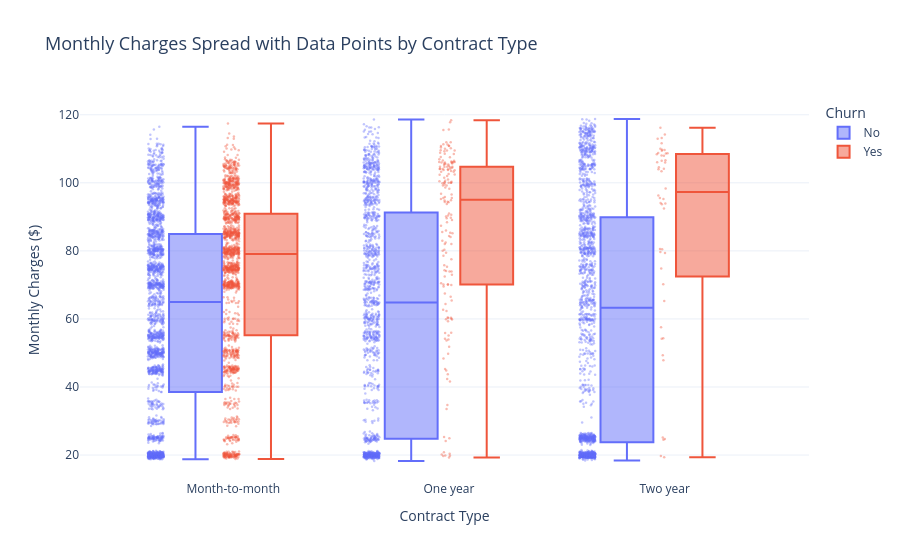

Notebook code cell kept with this figure:
### Code cell
# CELL 8 — Box Plot: Monthly Charges spread by Contract
# (Equivalent to "ROI Spread with Data Points" in video)
# ─────────────────────────────────────────────
fig_box = px.box(
    df,
    x='Contract',
    y='MonthlyCharges',
    color='Churn',
    points='all',               # show all data points like video
    title='Monthly Charges Spread with Data Points by Contract Type',
    color_discrete_map={'Yes': '#EF553B', 'No': '#636EFA'},
    template='plotly_white',
    hover_data=['tenure', 'InternetService']
)
fig_box.update_layout(
    title_font_size=18,
    xaxis_title='Contract Type',
    yaxis_title='Monthly Charges ($)',
)
fig_box.update_traces(marker=dict(size=2.5, opacity=0.4))
fig_box.show()
# fig_box.write_html('boxplot_monthly_charges.html')

### Figure 1 — Plotly figure (JSON) as saved in the notebook; plotly's stock layout.template omitted (floating-point values rounded to 4 significant figures; data arrays with more than 128 entries replaced by an {"elided": "..."} marker saying what was removed)
{"data": [{"alignmentgroup": "True", "boxpoints": "all", "customdata": {"elided": "5174x2 mixed values"}, "hovertemplate": "Churn=No<br>Contract=%{x}<br>MonthlyCharges=%{y}<br>tenure=%{customdata[0]}<br>InternetService=%{customdata[1]}<extra></extra>", "legendgroup": "No", "marker": {"color": "#636EFA", "opacity": 0.4, "size": 2.5}, "name": "No", "notched": false, "offsetgroup": "No", "orientation": "v", "showlegend": true, "type": "box", "x": {"elided": "5174 str values"}, "x0": " ", "xaxis": "x", "y": {"elided": "5174 float values"}, "y0": " ", "yaxis": "y"}, {"alignmentgroup": "True", "boxpoints": "all", "customdata": {"elided": "1869x2 mixed values"}, "hovertemplate": "Churn=Yes<br>Contract=%{x}<br>MonthlyCharges=%{y}<br>tenure=%{customdata[0]}<br>InternetService=%{customdata[1]}<extra></extra>", "legendgroup": "Yes", "marker": {"color": "#EF553B", "opacity": 0.4, "size": 2.5}, "name": "Yes", "notched": false, "offsetgroup": "Yes", "orientation": "v", "showlegend": true, "type": "box", "x": {"elided": "1869 str values"}, "x0": " ", "xaxis": "x", "y": {"elided": "1869 float values"}, "y0": " ", "yaxis": "y"}], "layout": {"autosize": true, "boxmode": "group", "legend": {"title": {"text": "Churn"}, "tracegroupgap": 0}, "title": {"font": {"size": 18}, "text": "Monthly Charges Spread with Data Points by Contract Type"}, "xaxis": {"anchor": "y", "autorange": true, "domain": [0, 1], "range": [-0.7097, 2.669], "title": {"text": "Contract Type"}, "type": "category"}, "yaxis": {"anchor": "x", "autorange": true, "domain": [0, 1], "range": [12.67, 124.3], "title": {"text": "Monthly Charges ($)"}, "type": "linear"}}}
